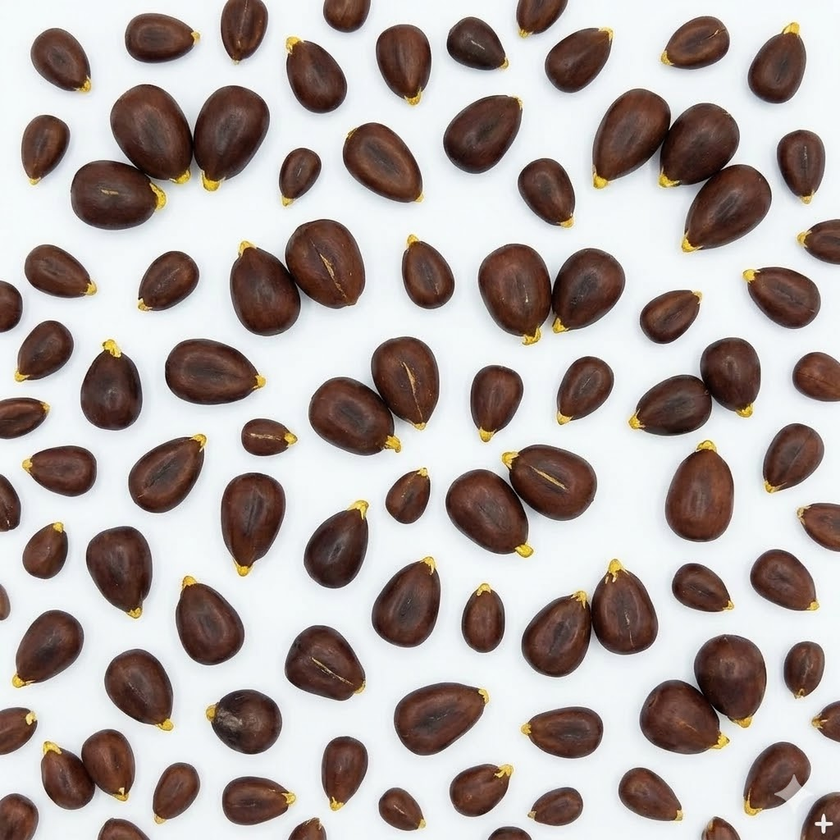
#> input picture img/captura_atual.jpg, 840 x 840 px, shrunk from 1024 x 1024 before the run
$ python main.py
#> lines starting #> are read from the running program, lines starting #| are printed output that depends on the picture; after the words box and inside, x2 and y2 are one past the last pixel; in counts of white or black regions, pixels touching at a corner belong together
### processamento_imagem.py
import cv2
import numpy as np
import os

class ProcessadorImagem:

    def _salvar_diagnosticos(self, gray, blurred, thresh, thresh_filled, opening, sure_bg, dist_transform, sure_fg, unknown):
        pasta_diag = "resultados/diagnostico"
        os.makedirs(pasta_diag, exist_ok=True)
        cv2.imwrite(f"{pasta_diag}/1_gray.jpg", gray)
        cv2.imwrite(f"{pasta_diag}/2_blurred.jpg", blurred)
        cv2.imwrite(f"{pasta_diag}/3_thresh.jpg", thresh)
        cv2.imwrite(f"{pasta_diag}/4_thresh_filled.jpg", thresh_filled)
        cv2.imwrite(f"{pasta_diag}/5_opening.jpg", opening)
        cv2.imwrite(f"{pasta_diag}/6_sure_bg.jpg", sure_bg)
        dist_norm = cv2.normalize(dist_transform, None, 0, 255, cv2.NORM_MINMAX).astype(np.uint8)
        cv2.imwrite(f"{pasta_diag}/7_dist_transform.jpg", dist_norm)
        cv2.imwrite(f"{pasta_diag}/8_sure_fg.jpg", sure_fg)
        cv2.imwrite(f"{pasta_diag}/9_unknown.jpg", unknown)

    def detectar_fator_escala(self, img, tamanho_real_cm=1.0):
        """
        Detecta o quadrado rosa e retorna (px_por_cm, bbox_do_quadrado).
        bbox é (x, y, w, h) usado para excluir o quadrado dos contornos de sementes.
        """
        hsv = cv2.cvtColor(img, cv2.COLOR_BGR2HSV)

        # Rosa/magenta: cobre duas faixas do HSV (abaixo de 10 e acima de 140)
        mascara1 = cv2.inRange(hsv, np.array([140, 50,  80]), np.array([180, 255, 255]))
        mascara2 = cv2.inRange(hsv, np.array([  0, 50,  80]), np.array([ 10, 255, 255]))
        mascara_rosa = cv2.bitwise_or(mascara1, mascara2)

        kernel = np.ones((5, 5), np.uint8)
        mascara_rosa = cv2.morphologyEx(mascara_rosa, cv2.MORPH_CLOSE, kernel)
        mascara_rosa = cv2.morphologyEx(mascara_rosa, cv2.MORPH_OPEN,  kernel)

        # Salva para diagnóstico — útil para calibrar a faixa HSV
        os.makedirs("resultados/diagnostico", exist_ok=True)
        cv2.imwrite("resultados/diagnostico/0_mascara_rosa.jpg", mascara_rosa)

        contornos, _ = cv2.findContours(mascara_rosa, cv2.RETR_EXTERNAL, cv2.CHAIN_APPROX_SIMPLE)

        if not contornos:
            print("[Escala] Quadrado rosa não encontrado.")
            return None, None

        c = max(contornos, key=cv2.contourArea)
        area = cv2.contourArea(c)

        if area < 500:
            print(f"[Escala] Contorno rosa muito pequeno ({area:.0f}px²), ignorado.")
            return None, None

        # Verifica se é razoavelmente quadrado (razão de aspecto próxima de 1)
        retangulo = cv2.minAreaRect(c)
        _, (w, h), _ = retangulo
        if w == 0 or h == 0:
            return None, None

        razao = max(w, h) / min(w, h)
        if razao > 1.5:
            print(f"[Escala] Contorno rosa não é quadrado (razão {razao:.2f}), ignorado.")
            return None, None

        lado_px = (w + h) / 2
        px_por_cm = lado_px / tamanho_real_cm

        # bbox para exclusão posterior
        x, y, bw, bh = cv2.boundingRect(c)
        bbox_rosa = (x, y, bw, bh)

        print(f"[Escala] Quadrado detectado: {lado_px:.1f}px → {px_por_cm:.2f} px/cm | bbox={bbox_rosa}")
        return px_por_cm, bbox_rosa

    def _contorno_dentro_bbox(self, contorno, bbox, margem=10):
        """Retorna True se o centro do contorno estiver dentro da bbox do quadrado rosa."""
        if bbox is None:
            return False
        x, y, bw, bh = bbox
        M = cv2.moments(contorno)
        if M["m00"] == 0:
            return False
        cx = int(M["m10"] / M["m00"])
        cy = int(M["m01"] / M["m00"])
        return (x - margem) < cx < (x + bw + margem) and (y - margem) < cy < (y + bh + margem)

    def obter_contornos(self, caminho_imagem):
        img = cv2.imread(caminho_imagem)
        if img is None:
            raise FileNotFoundError(f"Erro: Imagem não encontrada em {caminho_imagem}")

        # 1. Detecta escala ANTES do watershed
        px_por_cm, bbox_rosa = self.detectar_fator_escala(img, tamanho_real_cm=1.0)

        gray    = cv2.cvtColor(img, cv2.COLOR_BGR2GRAY)
        blurred = cv2.GaussianBlur(gray, (5, 5), 0)

        _, thresh = cv2.threshold(blurred, 0, 255, cv2.THRESH_BINARY_INV + cv2.THRESH_OTSU)

        im_floodfill = thresh.copy()
        h, w = thresh.shape[:2]
        mask = np.zeros((h + 2, w + 2), np.uint8)
        cv2.floodFill(im_floodfill, mask, (0, 0), 255)
        thresh_filled = thresh | cv2.bitwise_not(im_floodfill)

        kernel  = np.ones((3, 3), np.uint8)
        opening = cv2.morphologyEx(thresh_filled, cv2.MORPH_OPEN, kernel, iterations=2)

        sure_bg        = cv2.dilate(opening, kernel, iterations=3)
        dist_transform = cv2.distanceTransform(opening, cv2.DIST_L2, 5)
        _, sure_fg     = cv2.threshold(dist_transform, 0.50 * dist_transform.max(), 255, 0)
        sure_fg        = np.uint8(sure_fg)
        unknown        = cv2.subtract(sure_bg, sure_fg)

        _, markers = cv2.connectedComponents(sure_fg)
        markers = markers + 1
        markers[unknown == 255] = 0
        markers = cv2.watershed(img, markers)

        contornos_separados = []
        for marker_id in np.unique(markers):
            if marker_id <= 1:
                continue
            mascara_individual = np.zeros(gray.shape, dtype="uint8")
            mascara_individual[markers == marker_id] = 255
            cnts, _ = cv2.findContours(mascara_individual, cv2.RETR_EXTERNAL, cv2.CHAIN_APPROX_SIMPLE)
            if len(cnts) > 0:
                c = max(cnts, key=cv2.contourArea)
                if cv2.contourArea(c) > 150:
                    # 2. Exclui o contorno que corresponde ao quadrado rosa
                    if self._contorno_dentro_bbox(c, bbox_rosa):
                        print(f"[Escala] Contorno excluído (é o quadrado de referência)")
                        continue
                    contornos_separados.append(c)

        self._salvar_diagnosticos(gray, blurred, thresh, thresh_filled, opening, sure_bg, dist_transform, sure_fg, unknown)

        return img, gray, opening, contornos_separados, px_por_cm

### hardware_camera.py
import shutil

class CameraHardware:
    def capturar_imagem(self):
        print("[Hardware] Simulando acionamento do Relé de LED...")
        print("[Hardware] Capturando foto...")
        caminho_salvo = "img/captura_atual.jpg"
        try:
            shutil.copy("image copy 3.png", caminho_salvo)
            print(f"[Hardware] Foto salva em: {caminho_salvo}")
            return caminho_salvo
        except FileNotFoundError:
            print("Erro: Coloque uma foto chamada 'sample_31.png' na pasta do projeto para testar.")
            return None

### main.py
import cv2
import os
from hardware_camera import CameraHardware
from processamento_imagem import ProcessadorImagem
from extracao_dados import ExtratorCaracteristicas
from exportador_pdf import ExportadorRelatorio

def criar_pastas():
    pastas = ["resultados", "resultados/sementes_isoladas"]
    for pasta in pastas:
        os.makedirs(pasta, exist_ok=True)

def executar_pipeline():
    criar_pastas()
    print("=== INICIANDO SISTEMA DE FENOTIPAGEM ALTO RENDIMENTO ===")

    hardware = CameraHardware()
    processador = ProcessadorImagem()
    extrator = ExtratorCaracteristicas()
    exportador = ExportadorRelatorio()

    caminho_imagem = hardware.capturar_imagem()
    if not caminho_imagem:
        return

    print("[Processamento] Analisando imagem...")
    img_original, img_cinza, img_binarizada, contornos = processador.obter_contornos(caminho_imagem)
#> in obter_contornos, img is the input picture: shape (840, 840, 3); mean B, G, R 162.2, 165.7, 175.8
#> in detectar_fator_escala, `hsv = cv2.cvtColor(img, cv2.COLOR_BGR2HSV)`: hsv: shape (840, 840, 3); mean H, S, V 61.6, 52, 179.1
#> in detectar_fator_escala, `mascara1 = cv2.inRange(hsv, np.array([140, 50,  80]), np.array([180, 2..`:
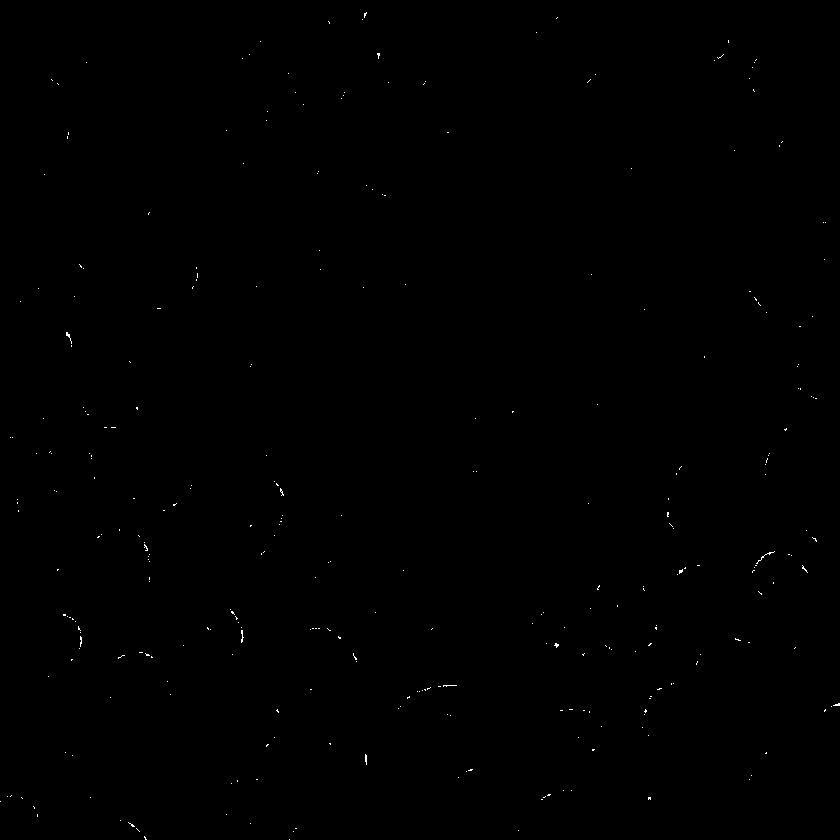
#> mascara1: shape (840, 840); 0.12% white in thin lines or dots
#> in detectar_fator_escala, `mascara2 = cv2.inRange(hsv, np.array([  0, 50,  80]), np.array([ 10, 2..`: mascara2: shape (840, 840); 21.3% white; 1046 white regions (901 under 20 px), largest, box (x1, y1, x2, y2) and area: (667, 451, 734, 540) 4127, (288, 221, 365, 306) 3712, (479, 244, 548, 330) 3385
#> in detectar_fator_escala, `mascara_rosa = cv2.bitwise_or(mascara1, mascara2)`: mascara_rosa: shape (840, 840); 21.5% white; 1072 white regions (923 under 20 px), largest, box (x1, y1, x2, y2) and area: (667, 451, 734, 540) 4149, (288, 221, 365, 306) 3715, (479, 244, 548, 330) 3385
#> in detectar_fator_escala, `mascara_rosa = cv2.morphologyEx(mascara_rosa, cv2.MORPH_CLOSE, kernel)`: mascara_rosa: shape (840, 840); 24.7% white; 415 white regions (303 under 20 px), largest, box (x1, y1, x2, y2) and area: (287, 219, 365, 306) 4434, (667, 451, 734, 540) 4373, (479, 244, 548, 330) 3730
#> in detectar_fator_escala, `mascara_rosa = cv2.morphologyEx(mascara_rosa, cv2.MORPH_OPEN,  kernel)`:
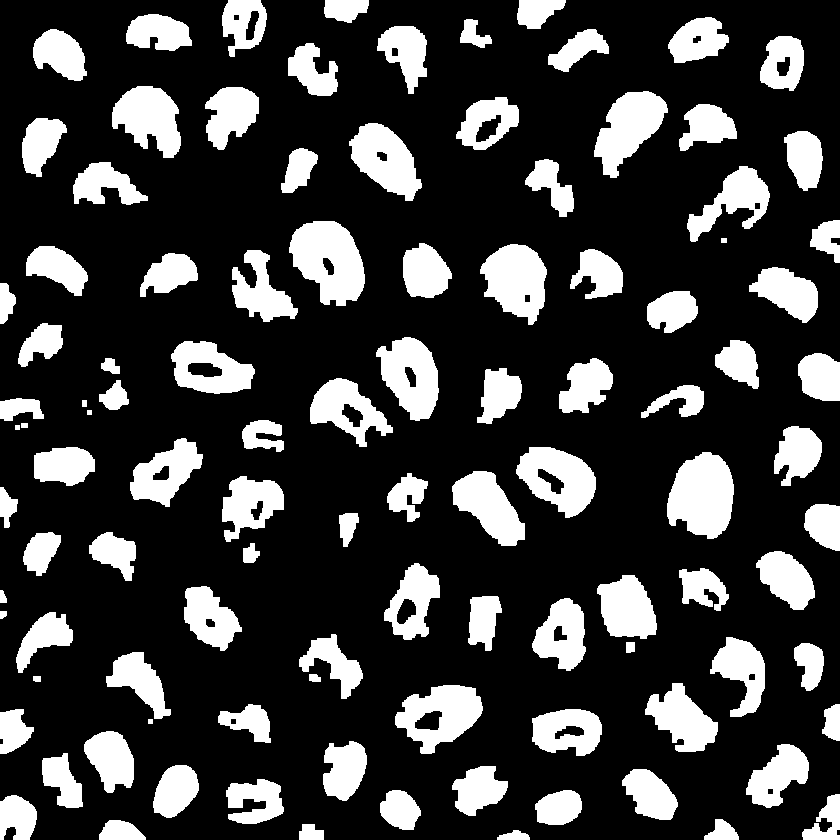
#> mascara_rosa: shape (840, 840); 23.7% white; 106 white regions
#> in detectar_fator_escala, `contornos, _ = cv2.findContours(mascara_rosa, cv2.RETR_EXTERNAL, cv2.C..`: contornos = 106 contours, 3 with area under 20; largest, box (x1, y1, x2, y2) and area: (289, 221, 365, 306) 4386, (667, 452, 734, 539) 4205, (395, 685, 483, 754) 3738, (516, 447, 596, 518) 3610, (480, 244, 547, 325) 3551
#> in detectar_fator_escala, `c = max(contornos, key=cv2.contourArea)`: c = contour of 106 points, box (x1, y1, x2, y2) (289, 221, 365, 306), area 4386
#> in detectar_fator_escala, `area = cv2.contourArea(c)`: area = 4386.5
#> in detectar_fator_escala, `retangulo = cv2.minAreaRect(c)`: retangulo = ((327.7, 262.8), (65.79, 91.12), -24.44)
#> in detectar_fator_escala, `_, (w, h), _ = retangulo`: w = 65.79; h = 91.12
#> in detectar_fator_escala, `razao = max(w, h) / min(w, h)`: razao = 1.38
#> in detectar_fator_escala, `lado_px = (w + h) / 2`: lado_px = 78.46
#> in detectar_fator_escala, `x, y, bw, bh = cv2.boundingRect(c)`: x = 289; y = 221; bw = 76; bh = 85
#> in detectar_fator_escala, `bbox_rosa = (x, y, bw, bh)`: bbox_rosa = (289, 221, 76, 85)
#| [Escala] Quadrado detectado: 78.5px → 78.46 px/cm | bbox=(289, 221, 76, 85)
#> in obter_contornos, `px_por_cm, bbox_rosa = self.detectar_fator_escala(img, tamanho_real_cm..`: px_por_cm = 78.46; bbox_rosa = (289, 221, 76, 85)
#> in obter_contornos, `_, thresh = cv2.threshold(blurred, 0, 255, cv2.THRESH_BINARY_INV + cv2..`: thresh: shape (840, 840); 40.6% white; 104 white regions (22 under 20 px), largest, box (x1, y1, x2, y2) and area: (71, 84, 270, 230) 16543, (592, 89, 772, 250) 15396, (230, 219, 365, 336) 10313
#> in obter_contornos, `cv2.floodFill(im_floodfill, mask, (0, 0), 255)`:
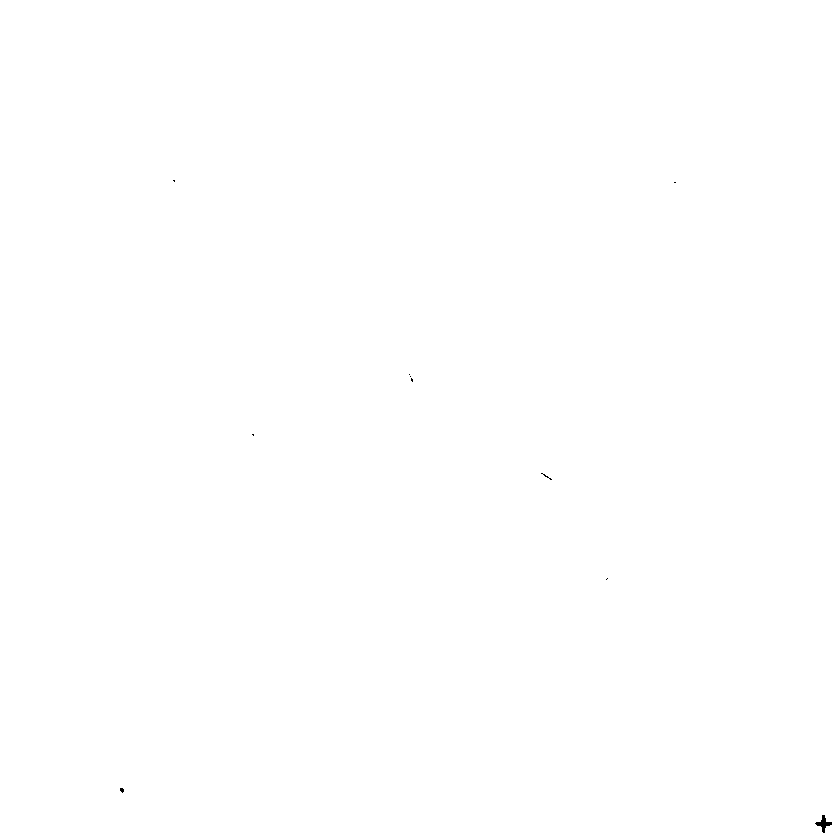
#> im_floodfill: shape (840, 840); 100% white; 10 black regions (9 under 20 px), largest, box (x1, y1, x2, y2) and area: (815, 815, 832, 833) 112
#> in obter_contornos, `thresh_filled = thresh | cv2.bitwise_not(im_floodfill)`: thresh_filled: shape (840, 840); 40.6% white; 104 white regions (22 under 20 px), largest, box (x1, y1, x2, y2) and area: (71, 84, 270, 230) 16546, (592, 89, 772, 250) 15398, (230, 219, 365, 336) 10313
#> in obter_contornos, `opening = cv2.morphologyEx(thresh_filled, cv2.MORPH_OPEN, kernel, iter..`: opening: shape (840, 840); 40.5% white; 82 white regions, largest, box (x1, y1, x2, y2) and area: (71, 84, 270, 230) 16510, (592, 89, 772, 250) 15388, (230, 219, 365, 336) 10310
#> in obter_contornos, `sure_bg        = cv2.dilate(opening, kernel, iterations=3)`: sure_bg: shape (840, 840); 50% white; 82 white regions, largest, box (x1, y1, x2, y2) and area: (68, 81, 273, 233) 19104, (589, 86, 775, 253) 17850, (227, 216, 368, 339) 12007
#> in obter_contornos, `_, sure_fg     = cv2.threshold(dist_transform, 0.50 * dist_transform.m..`: sure_fg: shape (840, 840) float32; 6.7% white; 84 white regions (7 under 20 px), largest, box (x1, y1, x2, y2) and area: (129, 103, 251, 167) 3497, (611, 108, 720, 173) 2841, (297, 238, 346, 290) 1664
#> in obter_contornos, `unknown        = cv2.subtract(sure_bg, sure_fg)`: unknown: shape (840, 840); 43.2% white; 82 white regions, largest, box (x1, y1, x2, y2) and area: (68, 81, 273, 233) 14379, (589, 86, 775, 253) 13634, (442, 442, 600, 557) 9289
#> in obter_contornos, `_, markers = cv2.connectedComponents(sure_fg)`: markers: shape (840, 840) int32; 85 distinct labels, from 0 to 84
#> in obter_contornos, `markers = markers + 1`:
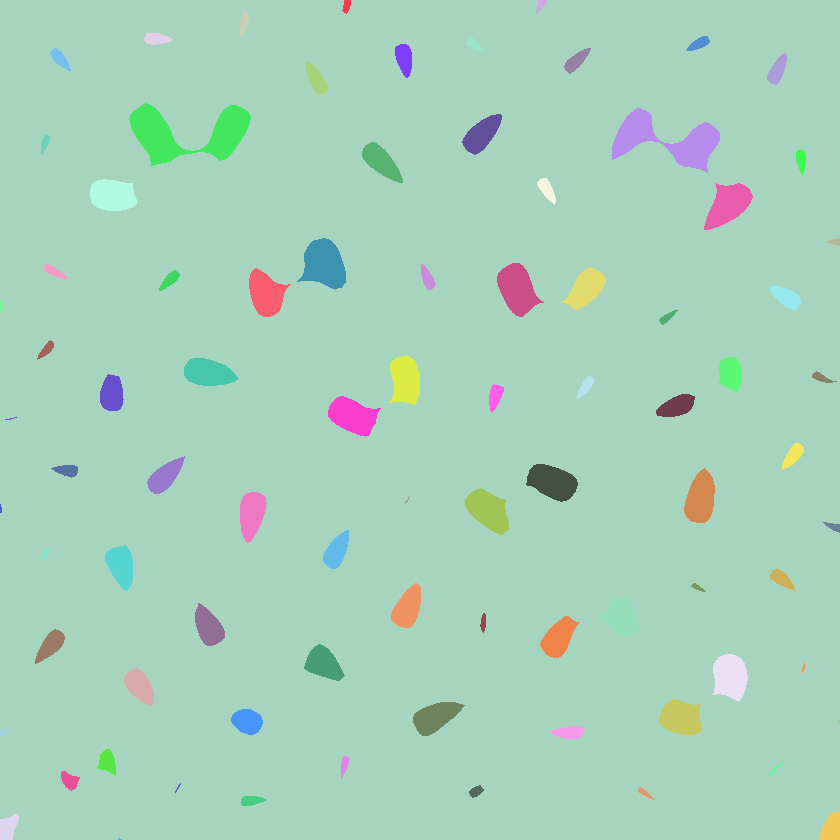
#> markers: shape (840, 840) int32; 85 distinct labels, from 1 to 85; one colour per label, 0 black
#> in obter_contornos, `markers[unknown == 255] = 0`:
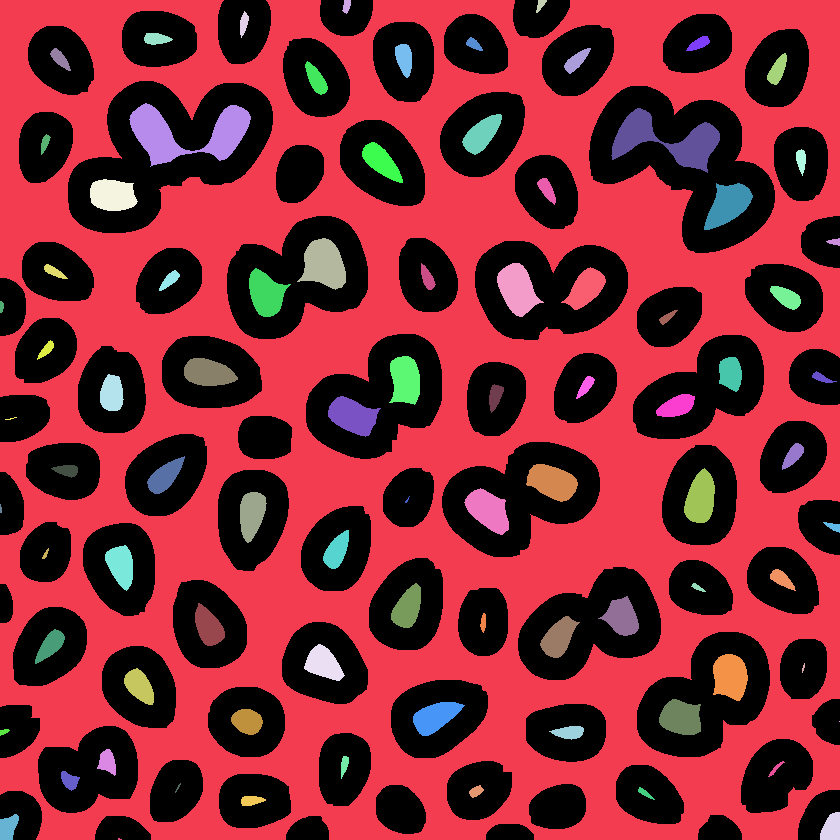
#> markers: shape (840, 840) int32; 86 distinct labels, from 0 to 85; one colour per label, 0 black
#> in obter_contornos, `markers = cv2.watershed(img, markers)`:
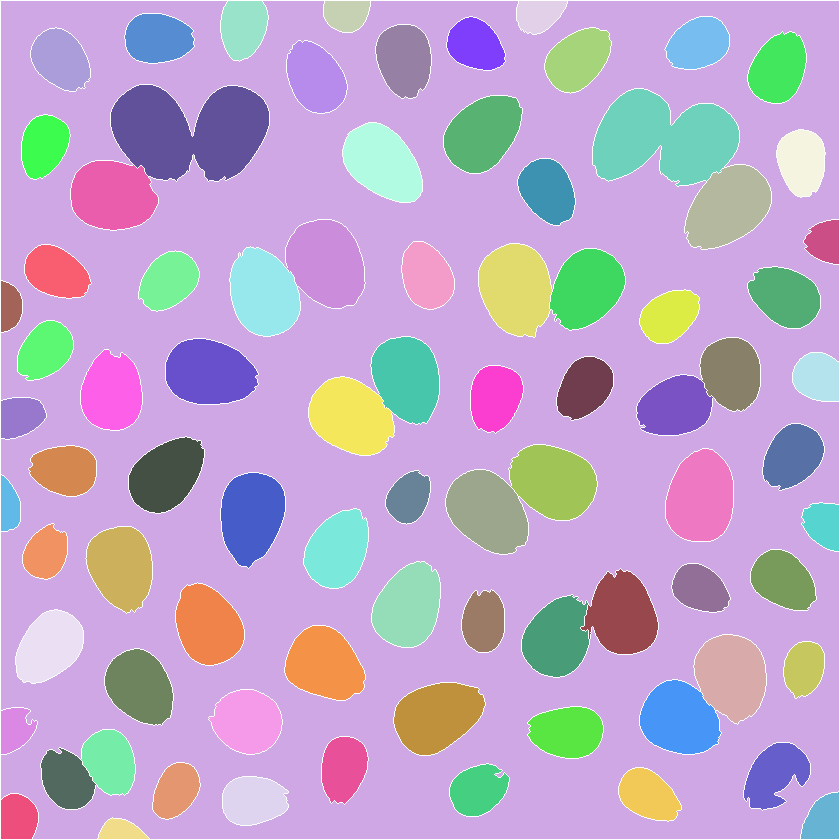
#> markers: shape (840, 840) int32; 85 distinct labels, from -1 to 85; one colour per label, 0 black, -1 white
#> the loop in obter_contornos, `for marker_id in np.unique(markers):` made 85 passes
#> (cx in _contorno_dentro_bbox, cy in _contorno_dentro_bbox) on passes 3 to 14: (345, 14), (538, 14), (242, 27), (157, 37), (475, 44), (697, 43), (403, 59), (60, 59), (577, 59), (777, 68), (315, 77), (189, 131)
#> marker_id on pass 1: -1
#| [Escala] Contorno excluído (é o quadrado de referência)
#> after the loop in obter_contornos, `for marker_id in np.unique(markers):`: mascara_individual: shape (840, 840); 0.1% white; 1 white region
#> after the loop in obter_contornos, `for marker_id in np.unique(markers):`: contornos_separados = 82 contours; largest, box (x1, y1, x2, y2) and area: (111, 85, 269, 181) 10836, (593, 89, 739, 186) 9451, (479, 244, 552, 337) 5038, (685, 165, 771, 249) 4960, (446, 470, 528, 554) 4840


    # Salvar diagnósticos básicos
    cv2.imwrite("resultados/1_imagem_original.jpg", img_original)
    cv2.imwrite("resultados/2_imagem_tons_cinza.jpg", img_cinza)
    cv2.imwrite("resultados/3_imagem_opening.jpg", img_binarizada)
    print("[Extração] Recortando fundo e calculando dados morfológicos...")
    lista_sementes = extrator.extrair_dados(img_original, contornos)

    # Salvar imagem com marcações
    img_marcacoes = img_original.copy()
    for s in lista_sementes:
        cv2.drawContours(img_marcacoes, [s.contorno], -1, (0, 255, 0), 2)
        cv2.putText(img_marcacoes, f"ID: {s.id_semente}", (s.centro_x - 15, s.centro_y - 15),
                    cv2.FONT_HERSHEY_SIMPLEX, 0.5, (0, 0, 255), 2)
    cv2.imwrite("resultados/3_imagem_marcacoes.jpg", img_marcacoes)

    print(f"[Extração] {len(lista_sementes)} sementes processadas.")

    # Gerar Relatório PDF
    print("[Exportador] Gerando relatório PDF...")
    exportador.gerar_pdf(lista_sementes)

    print("=== PROCESSO CONCLUÍDO. Verifique a pasta 'resultados'. ===")

if __name__ == "__main__":
#> (the run stopped early here; a loop or call above may not have finished)
